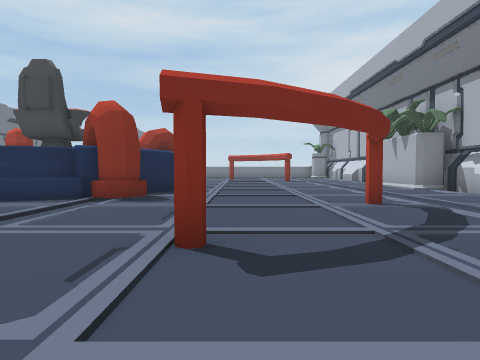
view 1 (above)

21 first-person views from a walk through a scene from a Unity 3-D project. The camera is 1.2 m above the floor, tilts 2° down and sees 75° across. The floor is counted in squares, 2 m on a side. Each view is taken from the middle of a square. On the plan, view 1 faces up. The plan holds only what a view shows up to about 9 squares ahead; the rest is blank. The place goes on beyond the plan.

view 2
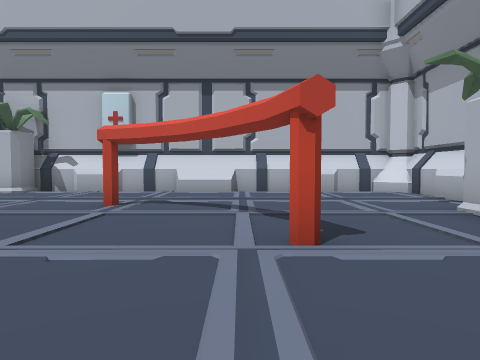

view 3
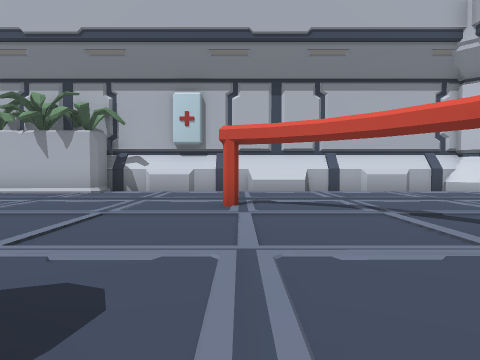

view 4
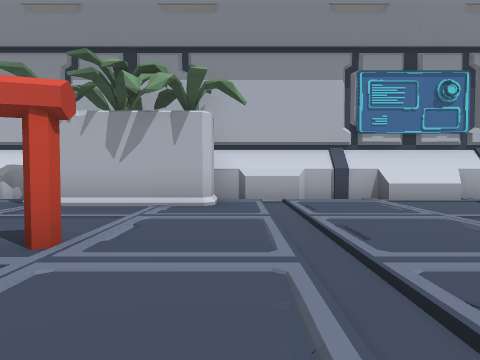

view 5
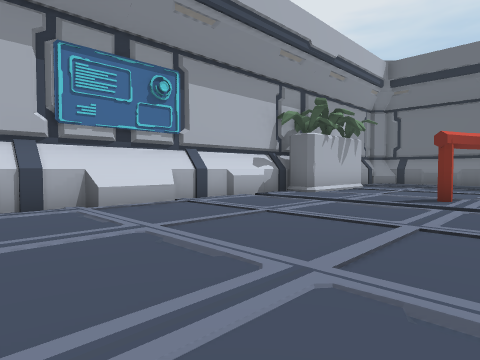

view 6
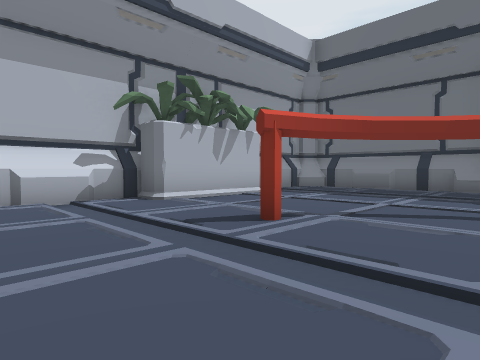

view 7
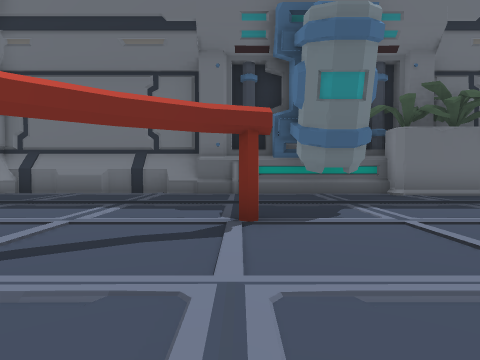

view 8
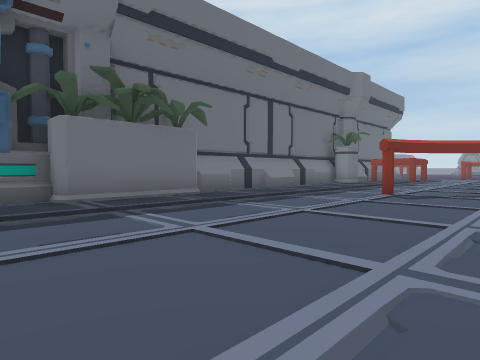

view 9
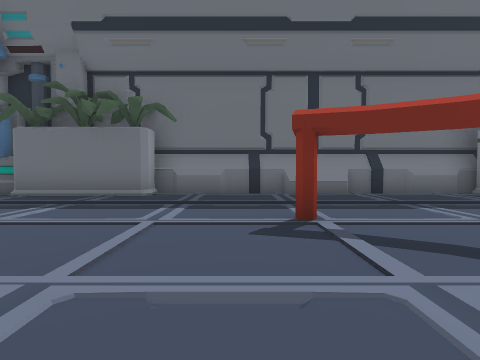

view 10
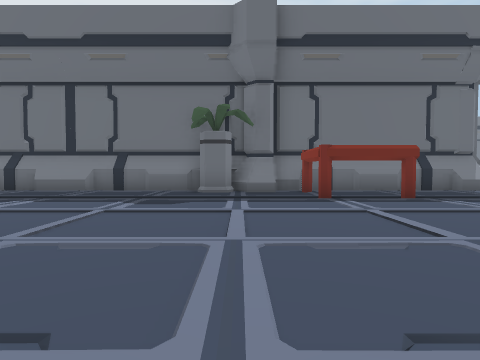

view 11
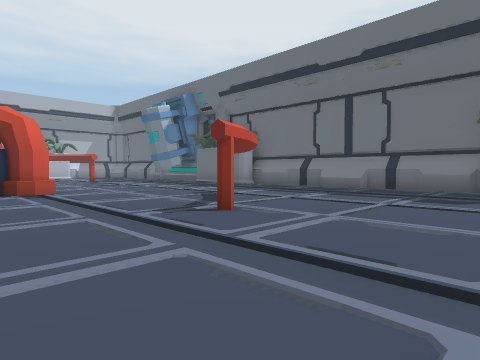

view 12
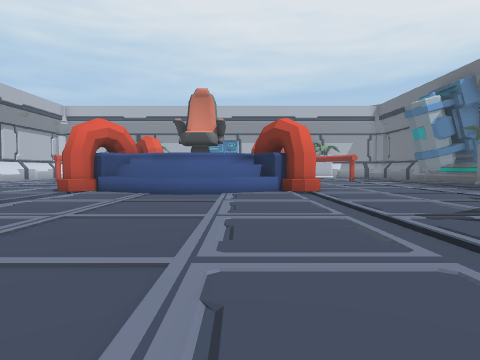

view 13
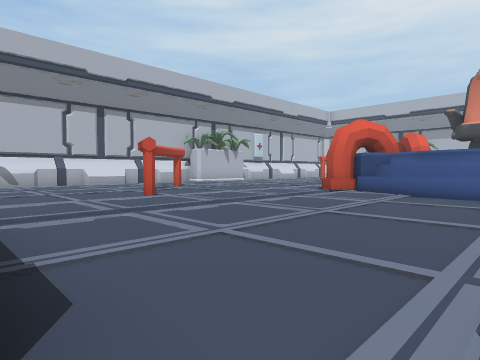

view 14
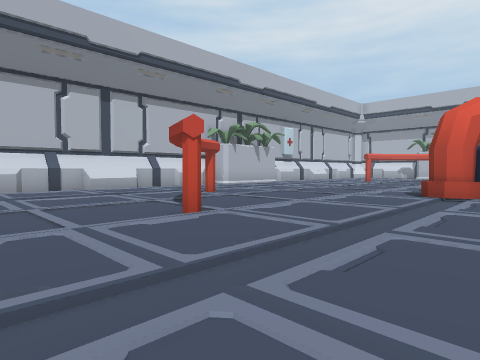

view 15
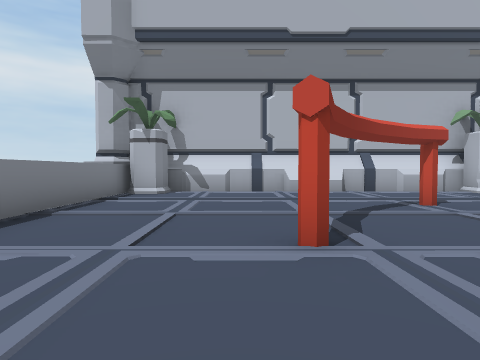

view 16
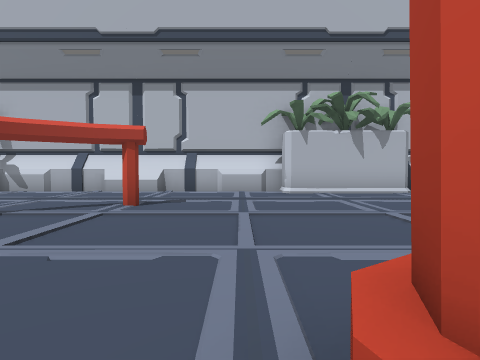

view 17
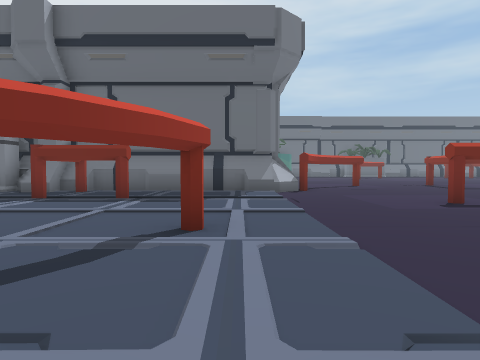

view 18
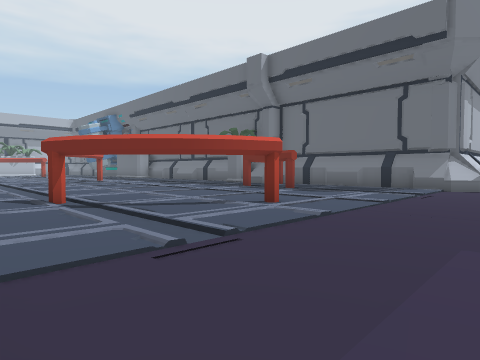

view 19
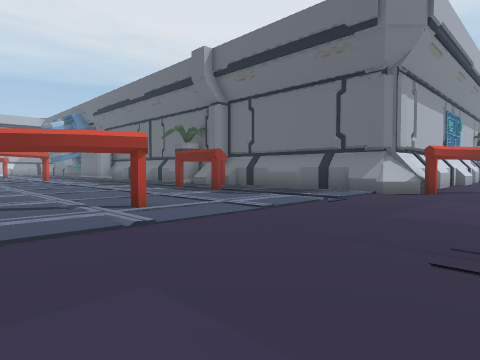

view 20
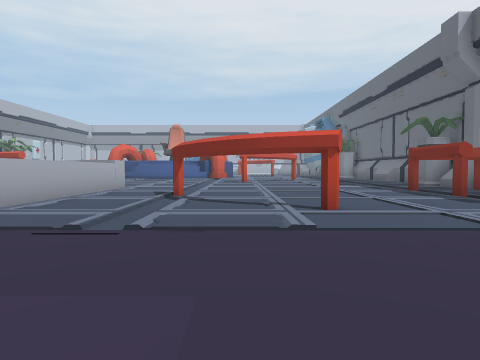

view 21
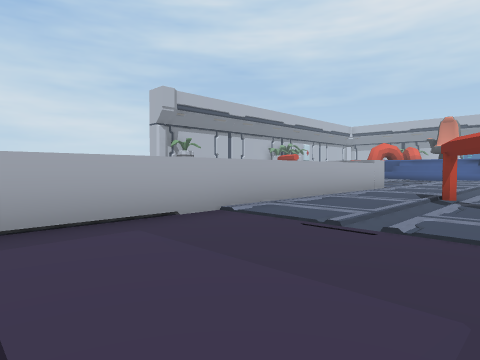

### Floor plan
Key: @ floor where view 1 was taken; # wall or solid block; . floor; / step, stairs or slope; ^ raised ledge; O other object.
Columns run from 19 left of view 1 to 6 right of it. Each row starts with its distance up from view 1.
 31   ...O.......^
 30  ............^
 29 .O#..........^
 28 ###./...../..^
 27   #..........^
 26   #.....O ...^
 25   #.#..... ..^
 24   #.......O..^
 23   #OO........^
 22   #.. .......##         #
 21   #..........  ^^  ^^^^^##
 20   #.....................##
 19   #......................#
 18   #......#...............#
 17   #......O.........O.....#
 16   #......................#
 15   #...O..............O...#
 14   #......................#
 13   #.........^^^^.........#
 12   #.......########.......#
 11   #.......        ......##
 10   #.......        .  ...#
  9   #.......       #......##
  8   #.......       #.......#
  7   ##......    ####.......#
  6   #.......    ^^.#.......#
  5   #...O......  ......O...#
  4   #......................#
  3   #......O...............#
  2   #......#.........O.....#
  1   #......................#
  0   #................@.....#
 -1   #.  ###.........###....#
 -2         ###########   ####

Where each view was taken, in squares from view 1:
view 1: 0 up, 0 right, facing up
view 2: 3 up, 3 left, facing right
view 3: 5 up, 3 left, facing right
view 4: 5 up, 2 left, facing down
view 5: 4 up, 3 left, facing down-left
view 6: 5 up, 7 left, facing down-left
view 7: 5 up, 9 left, facing left
view 8: 7 up, 10 left, facing up-left
view 9: 14 up, 9 left, facing left
view 10: 21 up, 8 left, facing left
view 11: 21 up, 7 left, facing down-left
view 12: 21 up, 7 left, facing down
view 13: 21 up, 7 left, facing down-right
view 14: 20 up, 4 left, facing down-right
view 15: 18 up, 3 left, facing right
view 16: 13 up, 3 left, facing right
view 17: 27 up, 8 left, facing left
view 18: 30 up, 7 left, facing down-left
view 19: 31 up, 9 left, facing down-left
view 20: 31 up, 10 left, facing down
view 21: 31 up, 10 left, facing down-right
